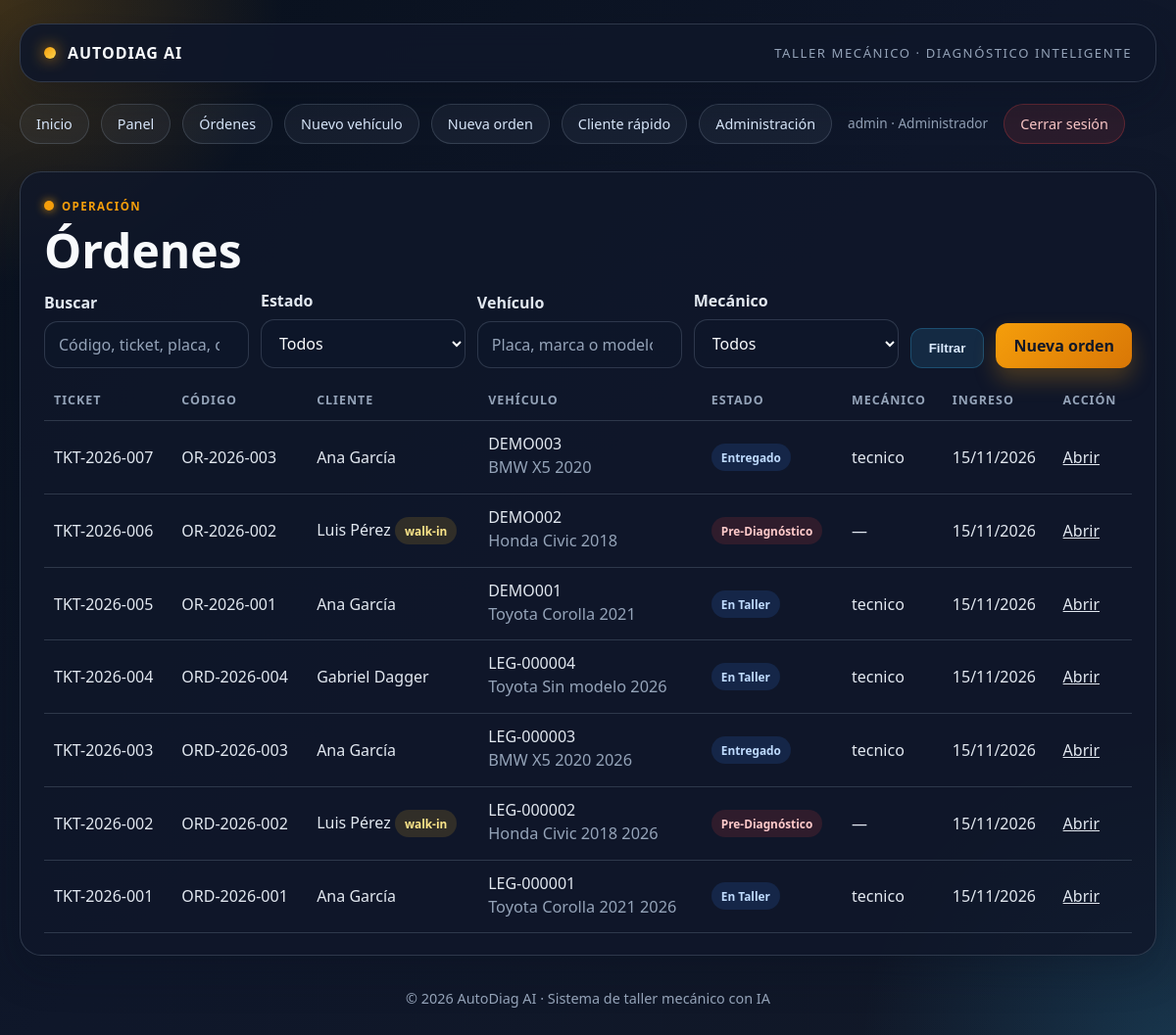
Before: /api/orden/lista/ (signed in) with the older database file.
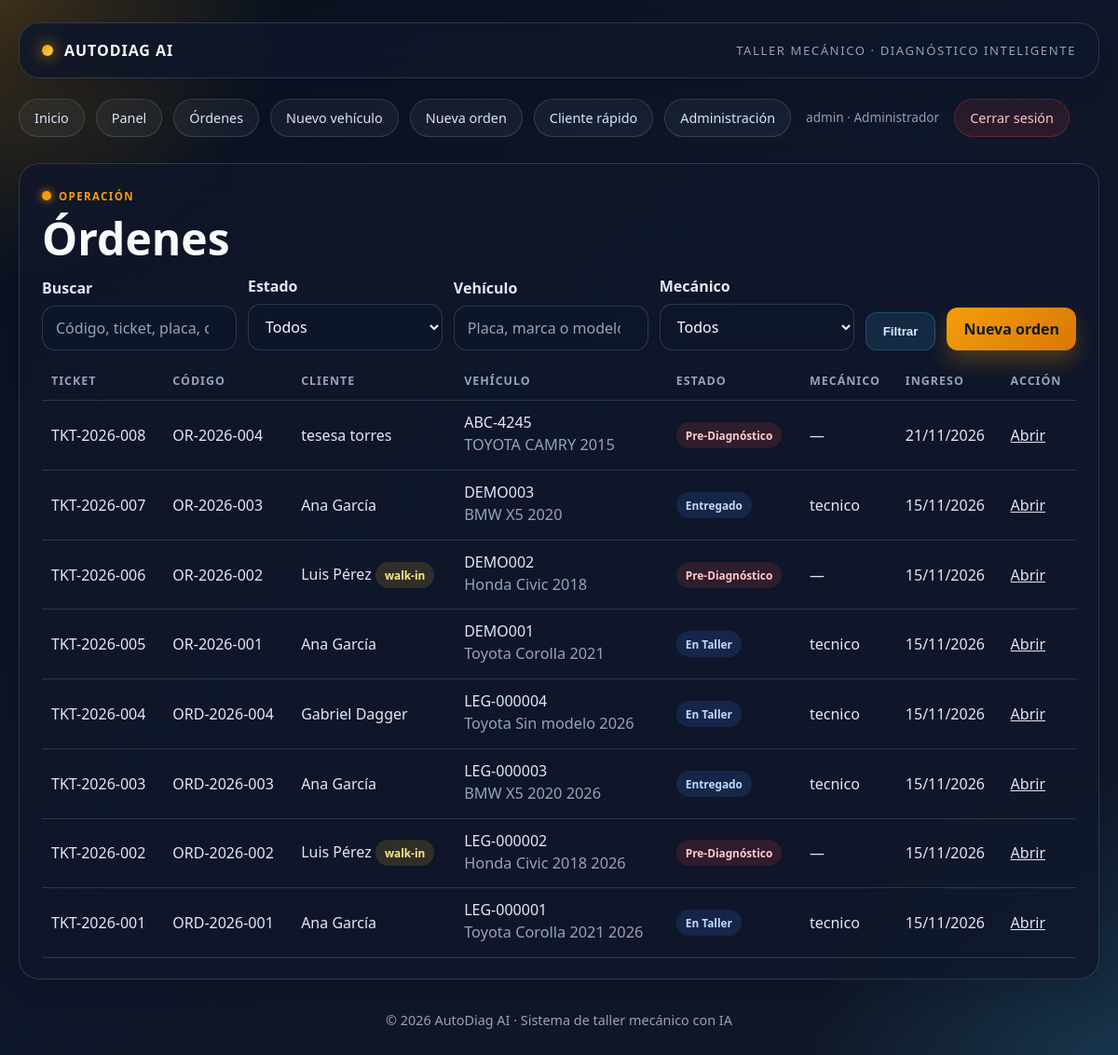
After: the same page with the newer database file.
### workshop/models.py (models this page shows, shortened)
class OrdenFalla(models.Model):
    ticket = models.CharField(
        'Ticket', max_length=20, unique=True, default='', editable=False
    )
    codigo_orden = models.CharField(
        'Código de Orden', max_length=20, unique=True, default='', editable=False
    )
    taller = models.ForeignKey(
        Taller, on_delete=models.PROTECT, related_name='ordenes', verbose_name='Taller'
    )
    vehiculo = models.ForeignKey(
        Vehiculo, on_delete=models.PROTECT, related_name='ordenes', verbose_name='Vehículo'
    )
    cliente = models.ForeignKey(
        User,
        on_delete=models.SET_NULL,
        null=True,
        blank=True,
        related_name='ordenes_como_cliente',
        verbose_name='Cliente',
    )
    nombre_cliente_walkin = models.CharField(
        'Nombre del cliente (sin cuenta)', max_length=150, blank=True
    )
    telefono_cliente_walkin = models.CharField(
        'Teléfono del cliente (sin cuenta)', max_length=30, blank=True
    )
    mecanico_asignado = models.ForeignKey(
        User,
        on_delete=models.SET_NULL,
        null=True,
        blank=True,
        related_name='ordenes_asignadas',
        verbose_name='Mecánico Asignado',
    )
    kilometraje_ingreso = models.PositiveIntegerField(
        'Kilometraje Ingreso', validators=[MinValueValidator(0)]
    )
    estado = models.CharField(
        'Estado', max_length=20, choices=ESTADO_CHOICES, default='PRE_DIAGNOSTICO'
    )
    etiquetas = models.ManyToManyField('Etiqueta', blank=True, verbose_name='Etiquetas')
    token_publico = models.UUIDField(
        'Token Público', unique=True, null=True, blank=True, editable=False
    )
    token_expira_en = models.DateTimeField(
        'Token Expira En', null=True, blank=True, editable=False
    )
    creado_en = models.DateTimeField('Creado En', auto_now_add=True)
    actualizado_en = models.DateTimeField('Actualizado En', auto_now=True)
    class Meta:
        verbose_name = 'Orden de Fallo'
        verbose_name_plural = 'Órdenes de Fallo'
        ordering = ['-creado_en']
    @property
    def cliente_efectivo(self):
        if self.cliente_id:
            return self.cliente.get_full_name() or self.cliente.get_username()
        return self.nombre_cliente_walkin or 'Cliente sin identificar'
    @property
    def es_walkin(self):
        return self.cliente_id is None

class Vehiculo(models.Model):
    placa = models.CharField('Placa', max_length=20, unique=True)
    marca = models.CharField('Marca', max_length=50)
    modelo = models.CharField('Modelo', max_length=50)
    anio = models.PositiveIntegerField('Año')
    motor = models.CharField('Motor', max_length=50, blank=True)
    color = models.CharField('Color', max_length=30, blank=True)
    cliente = models.ForeignKey(
        User,
        on_delete=models.SET_NULL,
        null=True,
        blank=True,
        related_name='vehiculos',
        verbose_name='Cliente',
    )
    creado_en = models.DateTimeField('Creado En', auto_now_add=True)
    class Meta:
        verbose_name = 'Vehículo'
        verbose_name_plural = 'Vehículos'
        ordering = ['placa']

### workshop/views.py (the view, shortened to what this page needs)
# urls.py: path('orden/lista/', views.orden_lista, name='orden_lista'),
@login_required
def orden_lista(request):
    ordenes = OrdenFalla.objects.select_related(
        'cliente', 'mecanico_asignado', 'vehiculo', 'taller'
    ).prefetch_related('etiquetas')
    rol = rol_de(request.user)
    if rol == PerfilUsuario.Rol.CLIENTE:
        ordenes = ordenes.filter(cliente=request.user)
    elif rol == PerfilUsuario.Rol.MECANICO:
        ordenes = ordenes.filter(mecanico_asignado=request.user)
    estado = request.GET.get('estado')
    if estado in dict(ESTADO_CHOICES):
        ordenes = ordenes.filter(estado=estado)
    busqueda = request.GET.get('q', '').strip()
    vehiculo = request.GET.get('vehiculo', '').strip()
    if vehiculo:
        ordenes = ordenes.filter(
            Q(vehiculo__placa__icontains=vehiculo)
            | Q(vehiculo__marca__icontains=vehiculo)
            | Q(vehiculo__modelo__icontains=vehiculo)
        )
    mecanico = request.GET.get('mecanico', '')
    if mecanico == 'sin_asignar':
        ordenes = ordenes.filter(mecanico_asignado__isnull=True)
    elif mecanico.isdigit():
        ordenes = ordenes.filter(mecanico_asignado_id=int(mecanico))
    return render(request, 'workshop/orden_lista.html', {
        'title': 'Órdenes',
        'ordenes': ordenes,
        'estados': ESTADO_CHOICES,
        'estado_actual': estado or '',
        'busqueda': busqueda,
        'vehiculo_actual': vehiculo,
        'mecanico_actual': mecanico,
        'mecanicos': User.objects.filter(perfil__rol=PerfilUsuario.Rol.MECANICO).order_by(
            'first_name', 'last_name', 'username'
        ),
        'es_admin_operativo': es_admin_operativo(request.user),
    })

### accounts/context_processors.py (called while the page is built)
def rol_context(request):
    if not request.user.is_authenticated:
        return {}
    perfil = obtener_perfil(request.user)
    return {
        'rol_actual': rol_de(request.user),
        'rol_display': perfil.get_rol_display() if perfil else '',
        'es_admin_operativo': es_admin_operativo(request.user),
        'es_tecnico_actual': es_tecnico(request.user),
        'es_cliente_actual': es_cliente(request.user),
    }

### accounts/permissions.py (called while the page is built)
def obtener_perfil(user):
    if not user or not user.is_authenticated:
        return None
    perfil, _ = PerfilUsuario.objects.get_or_create(
        user=user,
        defaults={'rol': PerfilUsuario.Rol.ADMIN if user.is_superuser else PerfilUsuario.Rol.CLIENTE},
    )
    return perfil

def rol_de(user):
    if not user or not user.is_authenticated:
        return None
    if user.is_superuser:
        return PerfilUsuario.Rol.ADMIN
    perfil = obtener_perfil(user)
    return perfil.rol if perfil else None

def es_admin_operativo(user):
    return user.is_authenticated and (
        user.is_superuser or rol_de(user) in ROLES_ADMIN_OPERATIVO
    )

def es_tecnico(user):
    return user.is_authenticated and rol_de(user) in ROLES_TECNICO

def es_cliente(user):
    return user.is_authenticated and rol_de(user) in ROLES_CLIENTE

### templates/workshop/orden_lista.html (shortened to what this page needs)
{% extends 'base.html' %}
{% block content %}
<div class="panel">
    <span class="eyebrow">Operación</span>
    <h1>{{ title }}</h1>
    <form method="get" class="inline-form">
        <div class="field">
            <label for="q">Buscar</label>
            <input id="q" name="q" type="search" value="{{ busqueda }}" placeholder="Código, ticket, placa, cliente...">
        </div>
        <div class="field">
            <label for="estado">Estado</label>
            <select id="estado" name="estado">
                <option value="">Todos</option>
            </select>
        </div>
        <div class="field">
            <label for="vehiculo">Vehículo</label>
            <input id="vehiculo" name="vehiculo" type="search" value="{{ vehiculo_actual }}" placeholder="Placa, marca o modelo">
        </div>
        {% if es_admin_operativo %}
            <div class="field">
                <label for="mecanico">Mecánico</label>
                <select id="mecanico" name="mecanico">
                    <option value="">Todos</option>
                </select>
            </div>
        {% endif %}
        <button class="btn secondary" type="submit">Filtrar</button>
        {% if es_admin_operativo %}
            <a class="btn primary" href="{% url 'orden_nueva' %}">Nueva orden</a>
        {% endif %}
    </form>
    {% if ordenes %}
        <table class="table">
            <thead>
                <tr>
                    <th>Ticket</th>
                    <th>Código</th>
                    <th>Cliente</th>
                    <th>Vehículo</th>
                    <th>Estado</th>
                    <th>Mecánico</th>
                    <th>Ingreso</th>
                    <th>Acción</th>
                </tr>
            </thead>
            <tbody>
                {% for orden in ordenes %}
                    <tr>
                        <td>{{ orden.ticket }}</td>
                        <td>{{ orden.codigo_orden }}</td>
                        <td>
                            {{ orden.cliente_efectivo }}
                            {% if orden.es_walkin %}<span class="status warning">walk-in</span>{% endif %}
                        </td>
                        <td>
                            {{ orden.vehiculo.placa }}<br>
                            <span class="subtitle">{{ orden.vehiculo.marca }} {{ orden.vehiculo.modelo }} {{ orden.vehiculo.anio }}</span>
                        </td>
                        <td>
                            <span class="status {% if orden.estado == 'ESPERA_REPUESTO' %}warning{% elif orden.estado == 'PRE_DIAGNOSTICO' %}danger{% endif %}">
                                {{ orden.get_estado_display }}
                            </span>
                        </td>
                        <td>{% if orden.mecanico_asignado %}{{ orden.mecanico_asignado.get_username }}{% else %}—{% endif %}</td>
                        <td>{{ orden.creado_en|date:'d/m/Y' }}</td>
                        <td><a href="{% url 'orden_detalle' orden.pk %}">Abrir</a></td>
                    </tr>
                {% endfor %}
            </tbody>
        </table>
    {% else %}
        <p class="empty">No hay órdenes para mostrar.</p>
    {% endif %}
</div>
{% endblock %}

### templates/base.html (shortened to what this page needs)
<!DOCTYPE html>
<html lang="es">
<head>
</head>
<body>
    <div class="shell">
        <header class="topbar">
            <div class="brand">
                <span class="brand-mark"></span>
                <span>AutoDiag AI</span>
            </div>
            <div class="brand-sub">Taller mecánico · diagnóstico inteligente</div>
        </header>
        <nav class="nav">
            <a href="{% url 'home' %}">Inicio</a>
            {% if user.is_authenticated %}
                <a href="{% url 'dashboard' %}">Panel</a>
                <a href="{% url 'orden_lista' %}">Órdenes</a>
                {% if rol_actual != 'MECANICO' %}
                    <a href="{% url 'vehiculo_nueva' %}">Nuevo vehículo</a>
                    <a href="{% url 'orden_nueva' %}">Nueva orden</a>
                {% endif %}
                {% if es_admin_operativo %}
                    <a href="{% url 'cliente_rapido' %}">Cliente rápido</a>
                    <a href="/admin/">Administración</a>
                {% endif %}
                <span class="nav-user">{{ user.get_username }} · {{ rol_display }}</span>
                <form method="post" action="{% url 'logout' %}" class="logout-form">
                    <button type="submit" class="nav-logout">Cerrar sesión</button>
                </form>
            {% else %}
                <a href="{% url 'login' %}">Ingresar</a>
                <a href="{% url 'registro' %}">Registrarme</a>
            {% endif %}
        </nav>
        <main>
            {% block content %}{% endblock %}
        </main>
        <footer>
            © 2026 AutoDiag AI · Sistema de taller mecánico con IA
        </footer>
    </div>
</body>
</html>

Changed rows visible on the page:
added OrdenFalla: ticket "TKT-2026-008", codigo_orden "OR-2026-004", cliente_efectivo "tesesa torres", vehiculo.placa "ABC-4245", vehiculo.marca "TOYOTA", vehiculo.modelo "CAMRY", vehiculo.anio "2015", estado "Pre-Diagnóstico", creado_en "21/11/2026"
